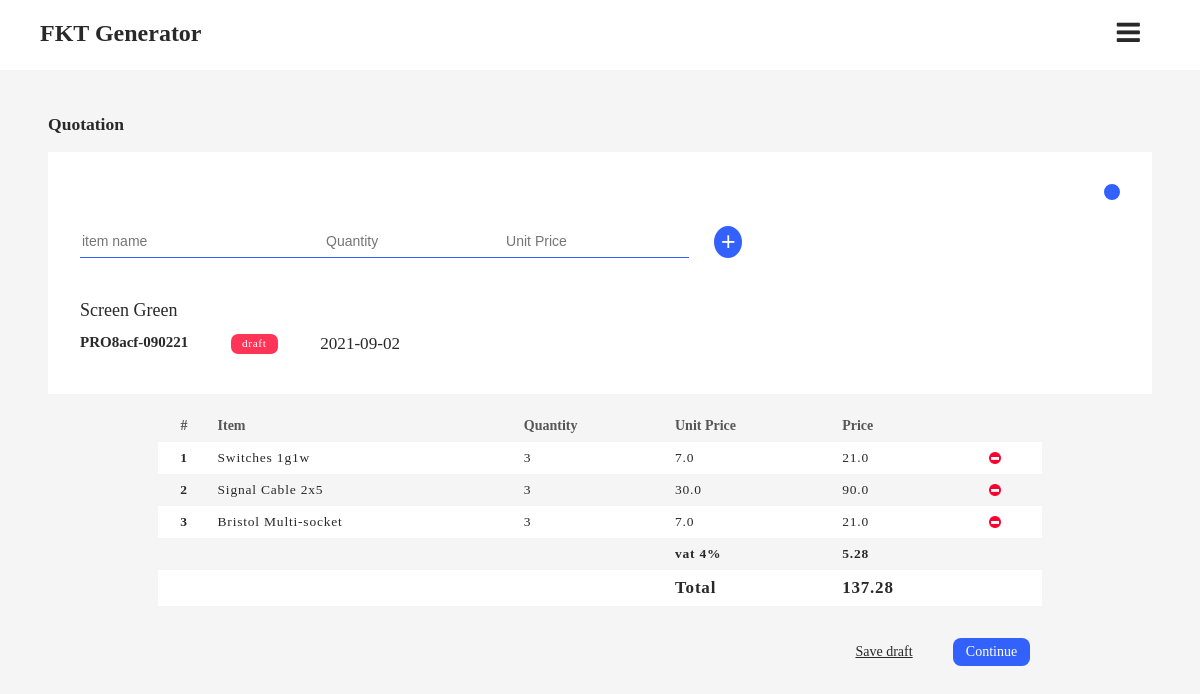
Page /form_viewer/1 on the committed database.
### recapp/models.py (models this page shows, shortened)
class Ticket(db.Model):
    id = db.Column(db.Integer, primary_key=True)
    pseudo_id = db.Column(db.String, unique=True, nullable=False)
    belongs_to = db.Column(db.String, nullable=False)
    form_type = db.Column(db.String, nullable=False)
    status = db.Column(db.String, nullable=False)
    subtotal = db.Column(db.Float, nullable=False, default=0.00)
    vat = db.Column(db.Float, nullable=False, default=0.00)
    total_sum = db.Column(db.Float, nullable=False, default=0.00)
    no_items = db.Column(db.Integer, nullable=False, default=0)
    issuance_date = db.Column(
        db.DateTime, nullable=False, default=datetime.utcnow())
    items = db.relationship('Storage', backref='pocket', lazy=True)

class Storage(db.Model):
    id = db.Column(db.Integer, primary_key=True)
    item_name = db.Column(db.String, nullable=False)
    item_quantity = db.Column(db.Integer, nullable=False)
    unit_price = db.Column(db.Float, nullable=False)
    total_price = db.Column(db.Float, nullable=False)
    ticket_link = db.Column(
        db.Integer, db.ForeignKey('ticket.id'), nullable=False)

### recapp/routes.py (the view, shortened to what this page needs)
@app.route("/form_viewer/<int:ticket_id>", methods=['GET', 'POST'])
def form_viewer(ticket_id):
    call_for_view = Ticket.query.filter_by(id=ticket_id).first()
    form = Generator()
    resources = Storage.query.filter_by(
        ticket_link=ticket_id).all()
    return render_template('viewer.html', viewer=call_for_view, title=f'{call_for_view.pseudo_id}', resources=resources, form=form, count=0)

### recapp/forms.py
class Generator(FlaskForm):
    item_name = StringField(validators=[DataRequired()])
    item_quantity = IntegerField(validators=[DataRequired()])
    unit_price = FloatField(validators=[DataRequired()])
    add = SubmitField('+')

### recapp/templates/viewer.html (shortened to what this page needs)
{% extends 'origin.html' %}
    {% block content %}
    <main role="main">
        <div class="container">
            <div class="form-type">
            {% if viewer.form_type == 'REC' %}
                <h3>Receipt</h3>
            {% else %}
                <h3>Quotation</h3>
            {% endif %}
            </div>
            <div class="plaque half-radius for-form">
                <div>
                    <li id="form-dropdown">
                        <a href="#" class="caret" id="caret">
                        </a>
                    </li>
                </div>
                <div class="form editor">
                    <form action="" class="" method="POST">
                        <div class="generator">
                            {{ form.item_name(class='top-off', id="item-name", placeholder='item name') }}
                            {{ form.item_quantity(class='top-off', id="item-quantity", placeholder='Quantity') }}
                            {{ form.unit_price(class='top-off', id="unit_price", placeholder='Unit Price') }}
                            {{ form.add(class='btn-round') }}
                        </div>
                    </form>
                </div>
                <div class="meta">
                        <div class="form-owner">
                            <p>{{ viewer.belongs_to }}</p>
                        </div>
                        <div class="meta-meta">
                            <div class="form-id">
                                <h2>{{ viewer.pseudo_id }}</h2>
                            </div>
                            <div class="status {{ viewer.status }}">
                                <small>{{ viewer.status }}</small>
                            </div>
                            <div class="date">
                                <small>{{ viewer.issuance_date.date() }}</small>
                            </div>
                        </div>
                    </div>
                </div>
                <table class="main-table">
                  <tr class="heads">
                      <th id="num-col">#</th>
                      <th>Item</th>
                      <th>Quantity</th>
                      <th>Unit Price</th>
                      <th>Price</th>
                  </tr>
                  {% if resources %}
                    {% for item in resources %}
                      <tr>
                          <td id="num-col">{{ resources.index(item) + 1 }}</td>
                          <td>{{item.item_name}}</td>
                          <td>{{item.item_quantity}}</td>
                          <td>{{item.unit_price}}</td>
                          <td>{{item.total_price}}</td>
                          <td><a href="{{url_for('delete_item', item_id=item.id)}}"><img src="/static/media/del.png" class="del" =""></a></td>
                      </tr>
                    {% endfor %}
                    <tr id="vat">
                          <td></td>
                          <td></td>
                          <td></td>
                          <td>vat 4%</td>
                          <td>{{viewer.vat}}</td>
                          <td></td>
                      </tr>
                      <tr id="total">
                          <td></td>
                          <td></td>
                          <td></td>
                          <td>Total</td>
                          <td>{{viewer.total_sum}}</td>
                          <td></td>
                      </tr>
                {% else %}
                    <h2 style="text-align: center;">no items have been added to this form yet</h2>
                {% endif %}
                </table>
                {% if resources %}
                    <div class="btn-group">
                           <a type="submit" href="{{ url_for( 'draftify', ticket_pseudo_id=viewer.pseudo_id) }}" class="btn btn-sec">Save draft</a>
                            <a class="btn btn-prime" href="{{url_for('complete_form', ticket_id=viewer.id) }}">Continue</a>
                      </div>
                {% endif %}
                    </div>
    </main>
{% endblock %}

### recapp/static/css/style.css (style rules this page uses)
* { list-style: none; box-sizing: border-box; }
:root { --white: #ffffff; --white2: #eeeeee; --white3: #f5f5f5; --black: #222222; --black2: #202020; --black3: #292929 ; --grey1: #F1F1F1; --grey2: #565656; --grey3: rgba(0, 0, 0, 0.082); --blue: #3261fc; --blue2: #214ddd; --blue3: #5f69f3; --blue4: #4f58d8; --green: #03c162; --green2: #169153; --red: #FF3457; --neutral: #ffd23d; }
.light { --surface1: var(--white); --surface2: var(--white2); --surface3: var(--white3); --text1: var(--black3); --text2: var(--grey2); --text3: var(--white); --border-col:var(--blue); --border-col2: var(--blue2); --box-shadow : var(--grey3); --action1: var(--blue); --action1-active: var(--blue2); --action2: var(--black3); --action2-active: var(--black1); --plaque1: var(--green); --plaque1-active: var(--green2); --plaque2: var(--blue); --plaque2-active: var(--blue2); --surfake: linear-gradient(to right, var(--black3), var(--white2) ); }
body { margin: 0; padding: 0; background: var(--surface3); color: var(--text1); font-family: "Neue Haas Grotesk Display Pro"; transition: background 500ms ease-in-out, color 1000ms ease-in-out; }
a { color: currentColor; text-decoration: none; }
small { font-size: 90%; }
.container, .container-form { padding-top: 6em; padding-left: 3em; padding-right: 3em; }
.form-type { font-size: 15px; font-weight: light; }
.plaque { width: 100%; padding: 2em; padding-bottom: 2.5em; background: var(--surface1); margin-bottom: 4em; }
.half-radius { border-top-left-radius: 32px; border-top-right-radius: 32px; }
.status { padding: 0.2em 0.9em; border-radius: 7px; float: right; font-size: 12.6; letter-spacing: 0.6px; color: var(--text3); }
.negative, .draft { background: var(--red); }
.for-form { display: flex; flex-direction: column; padding: 0; padding-bottom: 2.5em; padding-top: 2em; margin-bottom: 1em; border-top-left-radius: 0; border-top-right-radius: 0; }
.caret { border: 2px solid var(--border-col); background: var(--border-col); border-radius: 50%; width: 1rem; height: 1rem; position: absolute; }
.caret::after { width: 100%; height: 100%; position: absolute; background: var(--border-col); z-index: 2; }
#form-dropdown { float: right; margin-bottom: 2.6em; margin-right: 3em; }
.form { padding-bottom: 2em; }
.editor { padding-bottom: 0.5em; }
.meta { margin-right: 2em; margin-left: 2em; }
.meta-meta { width: 320px; display: flex; justify-content: space-between; }
.form-owner { margin-bottom: 0.8em; }
.meta h2 { font-size: 15; display: inline; }
.meta p { font-size: 18; margin-bottom: 0.5em; }
.date { font-size: 19px; margin: 0; padding: 0; }
.generator { margin-right: 2em; margin-left: 2em; width: 60%; display: flex; justify-content: space-between; }
.top-off { border-top: transparent; border-left: transparent; border-right: transparent; border-bottom: 1.99px solid var(--border-col); border-radius: 0; background: none; color: var(--text1); font-size: 14px; }
#item-name { width: 280px; }
#item-quantity { width: 180px; }
.btn-round { padding: 0; background: var(--border-col); border: none; border-radius: 50%; height: 1.3em; width: 1.3em; margin-left: 1em; cursor: pointer; font-size: 25px; color: var(--text3); text-align: center; transition: color 0.15s ease-in-out, background-color 0.15s ease-in-out; }
#num-col, .main-table #num-col { text-align: center; font-weight: 600; }
.heads { background: var(--surface3); color: var(--text2); }
table { border-collapse: collapse; width: 100%; color: var(--text1); }
.main-table { width: 80%; margin-right: auto; margin-left: auto; color: var(--text1); }
th, td { text-align: left; padding: 8px; }
tr:nth-child(even) { background-color: var(--surface1); }
.heads th { font-size: 14; }
td { font-size: 13.5; letter-spacing: 0.8px; }
#vat { font-weight: 600; }
.btn-group { display: flex; padding-right: 2em; margin-left: 1em; margin-bottom: 2em; padding-top: 2em; float: right; width: 28%; }
.btn { padding: 0.44em 0.9em; color: var(--text3); border-radius: 8px; border: none; cursor: pointer; font-size: 14; }
.btn-prime { background: var(--action1); }
.btn-sec { background: none; text-decoration: underline; border: none; margin-right: 2em; font-weight: 400; color: var(--text1); }
#total td, .total td { font-size: 17px; font-weight: 600; }
.del { height: 12; width: 12; }

### rows in the picture
Ticket: belongs_to "Screen Green", pseudo_id "PRO8acf-090221", status "draft", issuance_date "2021-09-02", vat "5.28", total_sum "137.28"
Storage: resources "1", item_name "Switches 1g1w", item_quantity "3", unit_price "7.0", total_price "21.0"
Storage: resources.index(item)+1 "2", item_name "Signal Cable 2x5", item_quantity "3", unit_price "30.0", total_price "90.0"
Storage: resources "3", item_name "Bristol Multi-socket", item_quantity "3", unit_price "7.0", total_price "21.0"
